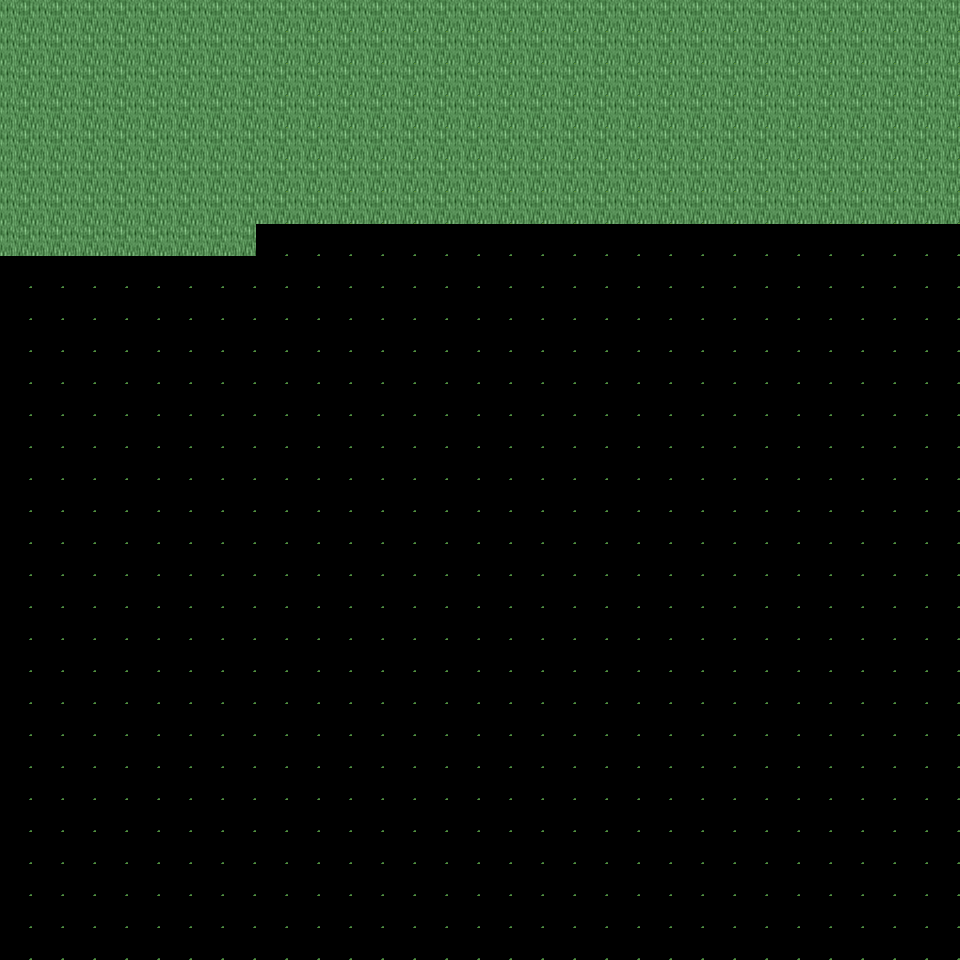

This game map was drawn from its Tiled (.tmx) file and the tilesets committed beside it. A one-line description and the trimmed map source follow:
An orthogonal 30x30 tile map with 32x32 px tiles, 6 tile layers (Ground, Object, Object2, Above, ...), 36 tilesets and 2 objects (2x mapchange).

<map version="1.0" orientation="orthogonal" renderorder="right-down" width="30" height="30" tilewidth="32" tileheight="32" nextobjectid="3">
  <tileset firstgid="1" name="tileset_plant_tree_chestnut_tree" tilewidth="32" tileheight="32" tilecount="20" columns="4">
    <image source="../drawable/tileset_plant_tree_chestnut_tree.png" width="128" height="160" />
  </tileset>
  <tileset firstgid="21" name="tileset_plant_tree_oak_tree" tilewidth="32" tileheight="32" tilecount="20" columns="4">
    <image source="../drawable/tileset_plant_tree_oak_tree.png" width="128" height="160" />
  </tileset>
  <tileset firstgid="41" name="tileset_building_fence_stone_fence_white" tilewidth="32" tileheight="32" tilecount="9" columns="3">
    <image source="../drawable/tileset_building_fence_stone_fence_white.png" width="96" height="96" />
  </tileset>
  <tileset firstgid="50" name="tileset_building_gnome_homes" tilewidth="32" tileheight="32" tilecount="48" columns="6">
    <image source="../drawable/tileset_building_gnome_homes.png" width="192" height="256" />
  </tileset>
  <tileset firstgid="98" name="tileset_plant_stump_small_stump" tilewidth="32" tileheight="32" tilecount="4" columns="2">
    <image source="../drawable/tileset_plant_stump_small_stump.png" width="64" height="64" />
  </tileset>
  <tileset firstgid="102" name="tileset_object_birds" tilewidth="32" tileheight="32" tilecount="4" columns="2">
    <image source="../drawable/tileset_object_birds.png" width="64" height="64" />
  </tileset>
  <tileset firstgid="106" name="tileset_ground_earth_edges" tilewidth="32" tileheight="32" tilecount="18" columns="6">
    <image source="../drawable/tileset_ground_earth_edges.png" width="192" height="96" />
  </tileset>
  <tileset firstgid="124" name="tileset_ground_grass_corners" tilewidth="32" tileheight="32" tilecount="24" columns="6">
    <image source="../drawable/tileset_ground_grass_corners.png" width="192" height="128" />
  </tileset>
  <tileset firstgid="148" name="tileset_building_fence_fence_chunky" tilewidth="32" tileheight="32" tilecount="21" columns="3">
    <image source="../drawable/tileset_building_fence_fence_chunky.png" width="96" height="224" />
  </tileset>
  <tileset firstgid="169" name="tileset_plant_bush_hosta" tilewidth="32" tileheight="32" tilecount="9" columns="3">
    <image source="../drawable/tileset_plant_bush_hosta.png" width="96" height="96" />
  </tileset>
  <tileset firstgid="178" name="tileset_plant_tree_maple_tree" tilewidth="32" tileheight="32" tilecount="72" columns="8">
    <image source="../drawable/tileset_plant_tree_maple_tree.png" width="256" height="288" />
  </tileset>
  <tileset firstgid="250" name="tileset_ground_ground" tilewidth="32" tileheight="32" tilecount="33" columns="3">
    <image source="../drawable/tileset_ground_ground.png" width="96" height="352" />
  </tileset>
  <tileset firstgid="283" name="tileset_ground_ground_2" tilewidth="32" tileheight="32" tilecount="4" columns="4">
    <image source="../drawable/tileset_ground_ground_2.png" width="128" height="32" />
  </tileset>
  <tileset firstgid="287" name="tileset_ground_ridge_earth_dark" tilewidth="32" tileheight="32" tilecount="96" columns="12">
    <image source="../drawable/tileset_ground_ridge_earth_dark.png" width="384" height="256" />
  </tileset>
  <tileset firstgid="383" name="tileset_plant_grasses" tilewidth="32" tileheight="32" tilecount="6" columns="3">
    <image source="../drawable/tileset_plant_grasses.png" width="96" height="64" />
  </tileset>
  <tileset firstgid="389" name="tileset_ground_grass_edges" tilewidth="32" tileheight="32" tilecount="36" columns="12">
    <image source="../drawable/tileset_ground_grass_edges.png" width="384" height="96" />
  </tileset>
  <tileset firstgid="425" name="tileset_ground_green_paving" tilewidth="32" tileheight="32" tilecount="18" columns="3">
    <image source="../drawable/tileset_ground_green_paving.png" width="96" height="192" />
  </tileset>
  <tileset firstgid="443" name="tileset_ground_rock_pebbles" tilewidth="32" tileheight="32" tilecount="3" columns="1">
    <image source="../drawable/tileset_ground_rock_pebbles.png" width="32" height="96" />
  </tileset>
  <tileset firstgid="446" name="tileset_plant_flower_daisy_white" tilewidth="32" tileheight="32" tilecount="8" columns="2">
    <image source="../drawable/tileset_plant_flower_daisy_white.png" width="64" height="128" />
  </tileset>
  <tileset firstgid="454" name="tileset_plant_flower_daisy_blue" tilewidth="32" tileheight="32" tilecount="8" columns="2">
    <image source="../drawable/tileset_plant_flower_daisy_blue.png" width="64" height="128" />
  </tileset>
  <tileset firstgid="462" name="tileset_ground_ladder_vertical_dark" tilewidth="32" tileheight="32" tilecount="3" columns="3">
    <image source="../drawable/tileset_ground_ladder_vertical_dark.png" width="96" height="32" />
  </tileset>
  <tileset firstgid="465" name="tileset_plant_tree_tree_darkgreen" tilewidth="32" tileheight="32" tilecount="88" columns="8">
    <image source="../drawable/tileset_plant_tree_tree_darkgreen.png" width="256" height="352" />
  </tileset>
  <tileset firstgid="553" name="tileset_ground_rock_rock_cluster" tilewidth="32" tileheight="32" tilecount="6" columns="3">
    <image source="../drawable/tileset_ground_rock_rock_cluster.png" width="96" height="64" />
  </tileset>
  <tileset firstgid="559" name="tileset_plant_bush_bushes" tilewidth="32" tileheight="32" tilecount="10" columns="5">
    <image source="../drawable/tileset_plant_bush_bushes.png" width="160" height="64" />
  </tileset>
  <tileset firstgid="569" name="tileset_plant_vine" tilewidth="32" tileheight="32" tilecount="3" columns="1">
    <image source="../drawable/tileset_plant_vine.png" width="32" height="96" />
  </tileset>
  <tileset firstgid="572" name="tileset_ground_ladder_horizontal_dark" tilewidth="32" tileheight="32" tilecount="3" columns="1">
    <image source="../drawable/tileset_ground_ladder_horizontal_dark.png" width="32" height="96" />
  </tileset>
  <tileset firstgid="575" name="tileset_logic_collision" tilewidth="32" tileheight="32" tilecount="1" columns="1">
    <image source="../drawable/tileset_logic_collision.png" width="32" height="32" />
  </tileset>
  <tileset firstgid="576" name="tileset_plant_tree_fir_trees" tilewidth="32" tileheight="32" tilecount="24" columns="6">
    <image source="../drawable/tileset_plant_tree_fir_trees.png" width="192" height="128" />
  </tileset>
  <tileset firstgid="600" name="tileset_plant_mosses" tilewidth="32" tileheight="32" tilecount="16" columns="4">
    <image source="../drawable/tileset_plant_mosses.png" width="128" height="128" />
  </tileset>
  <tileset firstgid="616" name="tileset_plant_mushroom3" tilewidth="32" tileheight="32" tilecount="2" columns="2">
    <image source="../drawable/tileset_plant_mushroom3.png" width="64" height="32" />
  </tileset>
  <tileset firstgid="618" name="tileset_building_wizards_tower" tilewidth="32" tileheight="32" tilecount="252" columns="9">
    <image source="../drawable/tileset_building_wizards_tower.png" width="288" height="896" />
  </tileset>
  <tileset firstgid="870" name="tileset_plant_tree_evergreen" tilewidth="32" tileheight="32" tilecount="36" columns="3">
    <image source="../drawable/tileset_plant_tree_evergreen.png" width="96" height="384" />
  </tileset>
  <tileset firstgid="906" name="tileset_plant_bush_large_green" tilewidth="32" tileheight="32" tilecount="9" columns="3">
    <image source="../drawable/tileset_plant_bush_large_green.png" width="96" height="96" />
  </tileset>
  <tileset firstgid="915" name="tileset_furniture_light_small_oil_lamp" tilewidth="32" tileheight="32" tilecount="8" columns="2">
    <image source="../drawable/tileset_furniture_light_small_oil_lamp.png" width="64" height="128" />
  </tileset>
  <tileset firstgid="923" name="tileset_item_banners_flag" tilewidth="32" tileheight="32" tilecount="12" columns="3">
    <image source="../drawable/tileset_item_banners_flag.png" width="96" height="128" />
  </tileset>
  <tileset firstgid="935" name="tileset_item_flagpole" tilewidth="32" tileheight="32" tilecount="3" columns="1">
    <image source="../drawable/tileset_item_flagpole.png" width="32" height="96" />
  </tileset>
  <layer name="Ground" width="30" height="30">
    <data>[900 cells, 218 non-empty, 1 distinct tile ids]</data>
  </layer>
  <layer name="Object" width="30" height="30">
    <data>[900 cells, 0 non-empty, 0 distinct tile ids]</data>
  </layer>
  <layer name="Object2" width="30" height="30">
    <data>[900 cells, 0 non-empty, 0 distinct tile ids]</data>
  </layer>
  <layer name="Above" width="30" height="30">
    <data>[900 cells, 0 non-empty, 0 distinct tile ids]</data>
  </layer>
  <layer name="Above2" width="30" height="30">
    <data>[900 cells, 0 non-empty, 0 distinct tile ids]</data>
  </layer>
  <layer name="Walkable" width="30" height="30">
    <data>[900 cells, 836 non-empty, 1 distinct tile ids]</data>
  </layer>
  <objectgroup name="MapEvents">
    <object id="1" name="north" type="mapchange" x="0" y="0" width="256" height="32">
      <properties>
        <property name="map" value="0_ados_mountain_n2_w2_x3_y3" />
        <property name="place" value="south" />
      </properties>
    </object>
    <object id="2" name="west" type="mapchange" x="0" y="0" width="32" height="256">
      <properties>
        <property name="map" value="0_ados_mountain_n2_w2_x2_y4" />
        <property name="place" value="east" />
      </properties>
    </object>
  </objectgroup>
</map>
